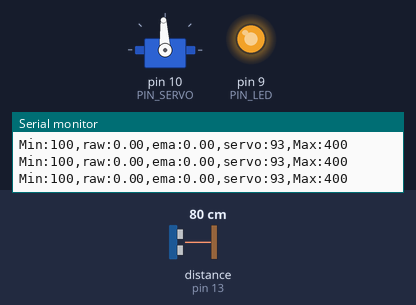
Bench run of a sketch on a simulated Arduino Uno, built with avr-gcc and run on an emulated ATmega328P. Parts: servo, output pins drawn as LEDs (lit = HIGH), the last lines printed to the serial monitor. Wiring (inferred from the names in the program): ultrasonic range finder: trigger pin 12; echo pin 13. The inputs (shaded band) are chosen by the test bench; at power-on: distance to the obstacle (sensor on pin 13) 80 cm. The echo pulse lasts 58.3 µs per cm; pins used as bus, display or sensor lines are not drawn.

Above: at 1.2 s.
1.3 s: distance to the obstacle (sensor on pin 13) set to 44 cm
2.8 s: distance to the obstacle (sensor on pin 13) set to 39 cm
At 3.4 s:
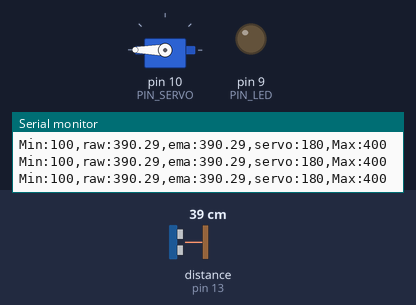
4.3 s: distance to the obstacle (sensor on pin 13) set to 18 cm
At 5.5 s:
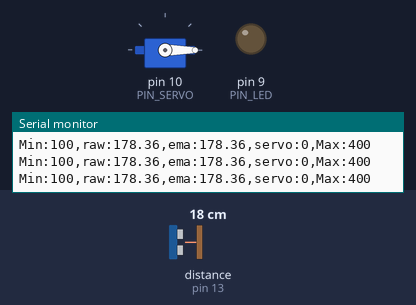
5.8 s: distance to the obstacle (sensor on pin 13) set to 19 cm
At 6.9 s:
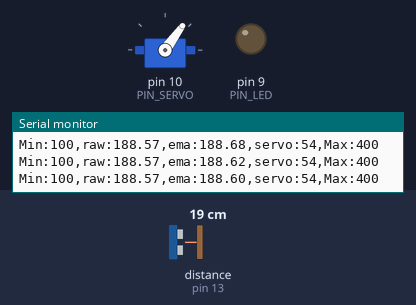
7.3 s: distance to the obstacle (sensor on pin 13) set to 35 cm
At 8.0 s:
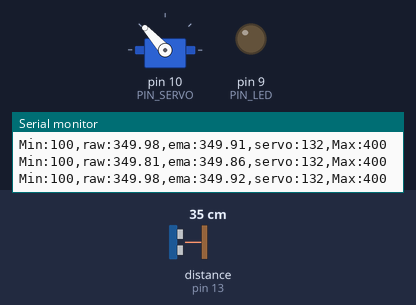
Timing chart, 0 to 9.8 s (numbered marks = the images above; inputs shaded):
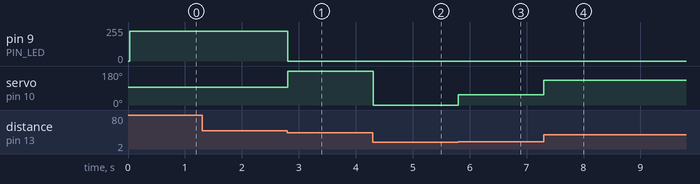

Measured:
- the behaviour switches between 40 and 39 cm on distance to the obstacle (sensor on pin 13) (found by bisection; images 0 and 1)
- the behaviour switches between 18 and 19 cm on distance to the obstacle (sensor on pin 13) (found by bisection; images 2 and 3)
- after the input at 2.8 s, pin 9 (PIN_LED): 225/255 → 0/255 at once; servo on pin 10 (PIN_SERVO): 93° → 180° at once
- after the input at 4.3 s, servo on pin 10 (PIN_SERVO): 180° → 0° at once
- after the input at 5.8 s, servo on pin 10 (PIN_SERVO): 0° → 54° at once
- after the input at 7.3 s, servo on pin 10 (PIN_SERVO): 54° → 132° at once

The sketch:

11P07.ino
```cpp
#include <Servo.h>

// Arduino pin assignment
#define PIN_LED 9
#define PIN_SERVO 10
#define PIN_TRIG 12
#define PIN_ECHO 13

// configurable parameters
#define SND_VEL 346.0 // sound velocity at 24 celsius degree (unit: m/s)
#define INTERVAL 25 // sampling interval (unit: ms)
#define _DIST_MIN 100 // minimum distance to be measured (unit: mm)
#define _DIST_MAX 400 // maximum distance to be measured (unit: mm)
#define _DIST_ALPHA 0.5 // EMA weight of new sample (range: 0 to 1). Setting this value to 1 effectively disables EMA filter.

#define _DUTY_MIN 0 // servo full clockwise position (0 degree)
#define _DUTY_NEU 1500 // servo neutral position (90 degree)
#define _DUTY_MAX 3000 // servo full counterclockwise position (180 degree)

// global variables
float timeout; // unit: us
float dist_min, dist_max, dist_raw, dist_ema, dist_prev, alpha; // unit: mm
unsigned long last_sampling_time; // unit: ms
float scale; // used for pulse duration to distance conversion
Servo myservo;

void setup() {
// initialize GPIO pins
  pinMode(PIN_LED,OUTPUT);
  pinMode(PIN_TRIG,OUTPUT);
  digitalWrite(PIN_TRIG, LOW);
  pinMode(PIN_ECHO,INPUT);

  myservo.attach(PIN_SERVO);
  myservo.writeMicroseconds(_DUTY_NEU);

// initialize USS related variables
  dist_min = _DIST_MIN;
  dist_max = _DIST_MAX;
  alpha = _DIST_ALPHA;
  timeout = (INTERVAL / 2) * 1000.0; // precalculate pulseIn() timeout value. (unit: us)
  dist_raw = dist_prev = 0.0; // raw distance output from USS (unit: mm)
  scale = 0.001 * 0.5 * SND_VEL;

// initialize serial port
  Serial.begin(57600);

// initialize last sampling time
  last_sampling_time = 0;
}

void loop() {
// wait until next sampling time.
// millis() returns the number of milliseconds since the program started. Will overflow after 50 days.
  if(millis() < last_sampling_time + INTERVAL) return;

// get a distance reading from the USS
  dist_raw = USS_measure(PIN_TRIG,PIN_ECHO);
  dist_ema = 0.5*dist_raw+0.5*dist_ema ;

// output the read value to the serial port
  Serial.print("Min:100,raw:");
  Serial.print(dist_raw);
  Serial.print(",ema:");
  Serial.print(dist_ema);
  Serial.print(",servo:");
  Serial.print(myservo.read());
  Serial.println(",Max:400");

// adjust servo position according to the USS read value

  // add your code here!
 if(dist_raw < dist_min || dist_raw > dist_max) {
  analogWrite(PIN_LED, 225);
 }
 else {
  analogWrite(PIN_LED, 0);
  if (dist_raw <= 180){
    myservo.writeMicroseconds(_DUTY_MIN);
  }
  else if (dist_raw <= 198){
    myservo.writeMicroseconds(1100);
  }
  else if (dist_raw <= 216){
    myservo.writeMicroseconds(1200);
  }
  else if (dist_raw <= 234){
    myservo.writeMicroseconds(1300);
  }
  else if (dist_raw <= 252){
    myservo.writeMicroseconds(1400);
  }
  else if (dist_raw <= 288){
    myservo.writeMicroseconds(_DUTY_NEU);
  }
  else if (dist_raw <= 306){
    myservo.writeMicroseconds(1600);
  }
  else if (dist_raw <= 324){
    myservo.writeMicroseconds(1700);
  }
  else if (dist_raw <= 342){
    myservo.writeMicroseconds(1800);
  }
  else if (dist_raw <= 360){
    myservo.writeMicroseconds(1900);
  }
  else if (360 < dist_raw){
    myservo.writeMicroseconds(_DUTY_MAX);
  }
 }

// update last sampling time
  last_sampling_time += INTERVAL;
}

// get a distance reading from USS. return value is in millimeter.
float USS_measure(int TRIG, int ECHO)
{
  float reading;
  digitalWrite(TRIG, HIGH);
  delayMicroseconds(10);
  digitalWrite(TRIG, LOW);

  reading = pulseIn(ECHO, HIGH, timeout) * scale; // unit: mm
  if(reading < dist_min || reading > dist_max) reading = 0.0; // return 0 when out of range.

  if(reading == 0.0) reading = dist_prev;
  else dist_prev = reading;

  return reading;
}
```
